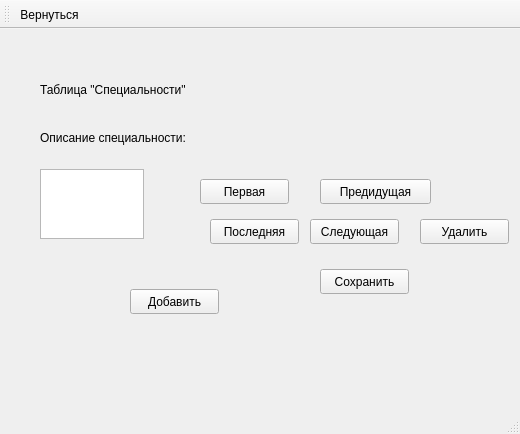
<?xml version="1.0" encoding="UTF-8"?>
<ui version="4.0">
 <class>SpecializationWindow</class>
 <widget class="QMainWindow" name="SpecializationWindow">
  <property name="geometry">
   <rect>
    <x>0</x>
    <y>0</y>
    <width>520</width>
    <height>434</height>
   </rect>
  </property>
  <property name="windowTitle">
   <string>MainWindow</string>
  </property>
  <widget class="QWidget" name="centralwidget">
   <widget class="QLabel" name="label">
    <property name="geometry">
     <rect>
      <x>40</x>
      <y>30</y>
      <width>181</width>
      <height>61</height>
     </rect>
    </property>
    <property name="text">
     <string>Таблица &quot;Специальности&quot;</string>
    </property>
   </widget>
   <widget class="QLabel" name="label_2">
    <property name="geometry">
     <rect>
      <x>40</x>
      <y>100</y>
      <width>191</width>
      <height>17</height>
     </rect>
    </property>
    <property name="text">
     <string>Описание специальности:</string>
    </property>
   </widget>
   <widget class="QTextEdit" name="textEdit">
    <property name="geometry">
     <rect>
      <x>40</x>
      <y>140</y>
      <width>104</width>
      <height>70</height>
     </rect>
    </property>
   </widget>
   <widget class="QPushButton" name="pushButton">
    <property name="geometry">
     <rect>
      <x>130</x>
      <y>260</y>
      <width>89</width>
      <height>25</height>
     </rect>
    </property>
    <property name="text">
     <string>Добавить</string>
    </property>
   </widget>
   <widget class="QPushButton" name="pushButton_4">
    <property name="geometry">
     <rect>
      <x>210</x>
      <y>190</y>
      <width>89</width>
      <height>25</height>
     </rect>
    </property>
    <property name="text">
     <string>Последняя</string>
    </property>
   </widget>
   <widget class="QPushButton" name="pushButton_5">
    <property name="geometry">
     <rect>
      <x>310</x>
      <y>190</y>
      <width>89</width>
      <height>25</height>
     </rect>
    </property>
    <property name="text">
     <string>Следующая</string>
    </property>
   </widget>
   <widget class="QPushButton" name="pushButton_7">
    <property name="geometry">
     <rect>
      <x>320</x>
      <y>240</y>
      <width>89</width>
      <height>25</height>
     </rect>
    </property>
    <property name="text">
     <string>Сохранить</string>
    </property>
   </widget>
   <widget class="QPushButton" name="pushButton_6">
    <property name="geometry">
     <rect>
      <x>420</x>
      <y>190</y>
      <width>89</width>
      <height>25</height>
     </rect>
    </property>
    <property name="text">
     <string>Удалить</string>
    </property>
   </widget>
   <widget class="QPushButton" name="pushButton_3">
    <property name="geometry">
     <rect>
      <x>320</x>
      <y>150</y>
      <width>111</width>
      <height>25</height>
     </rect>
    </property>
    <property name="text">
     <string>Предидущая</string>
    </property>
   </widget>
   <widget class="QPushButton" name="pushButton_2">
    <property name="geometry">
     <rect>
      <x>200</x>
      <y>150</y>
      <width>89</width>
      <height>25</height>
     </rect>
    </property>
    <property name="text">
     <string>Первая</string>
    </property>
   </widget>
  </widget>
  <widget class="QMenuBar" name="menubar">
   <property name="geometry">
    <rect>
     <x>0</x>
     <y>0</y>
     <width>520</width>
     <height>22</height>
    </rect>
   </property>
  </widget>
  <widget class="QStatusBar" name="statusbar"/>
  <widget class="QToolBar" name="toolBar">
   <property name="windowTitle">
    <string>toolBar</string>
   </property>
   <attribute name="toolBarArea">
    <enum>TopToolBarArea</enum>
   </attribute>
   <attribute name="toolBarBreak">
    <bool>false</bool>
   </attribute>
   <addaction name="action"/>
  </widget>
  <action name="action">
   <property name="icon">
    <iconset resource="resource.qrc">
     <normaloff>:/icon/IMG/pkL_aLB4L_I.jpg</normaloff>:/icon/IMG/pkL_aLB4L_I.jpg</iconset>
   </property>
   <property name="text">
    <string>Вернуться</string>
   </property>
   <property name="toolTip">
    <string>Вернуться</string>
   </property>
  </action>
 </widget>
 <resources>
  <include location="resource.qrc"/>
 </resources>
 <connections/>
</ui>
